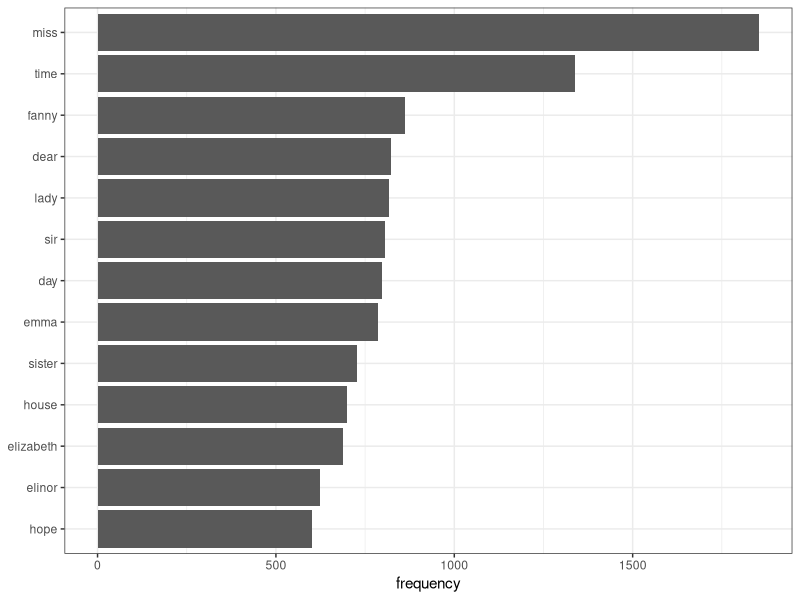

Source code (R): (Note: this script raises an error after producing the figure.)
## ---- chunk 1
library(tidyverse)
library(stringr)

short_string <- "I love Spring"
long_string <- "There's is nothing I love more than 320 in the Spring"
## ---- chunk 2
str_length(c(short_string, long_string))
## ---- chunk 3
str_c(short_string, long_string, sep=". ")
## ---- chunk 4
str_sub(c(short_string, long_string), 2, 5)
## ---- chunk 5
str_trim("    I am padded    ", side="both")
## ---- chunk 6
strs <- c("apple", "banana", "pear")
str_view(strs, "an")
## ---- chunk 7
str_view(strs, ".a.")
str_view(c(strs, "a.c"), "a\\.c")
## ---- chunk 8
str_view(strs, "^a")
str_view(strs, "a$")
str_view(c("apple pie", "apple", "apple cake"), "apple")
str_view(c("apple pie", "apple", "apple cake"), "^apple$")
## ---- chunk 9
str_view(c("t867nine", "gray9"), "[aeiou]|[0-9]")
## ---- chunk 10
str_view(c("color", "colour"), "colou?r")
## ---- chunk 11
fruit <- c("banana", "coconut", "cucumber", "jujube", "papaya", "salal berry")
str_view(fruit, "(..)\\1")
## ---- chunk 12
data(words)

print(head(words))
data_frame(word=words, result=str_detect(words, "^[aeiou]")) %>% sample_n(30)
## ---- chunk 13
data(sentences)
print(head(sentences))

colors <- c("red", "orange", "yellow", "green", "blue", "purple")
colors_re <- str_c(colors, collapse="|")
print(colors_re)

sentences_with_color <- str_subset(sentences, colors_re) %>% head(10)
str_view_all(sentences_with_color, colors_re)
## ---- chunk 14
str_extract(sentences_with_color, colors_re)
## ---- chunk 15
noun_re <- "(a|the) ([^ ]+)"
noun_matches <- sentences %>%
  str_subset(noun_re) %>%
  str_match(noun_re) %>%
  head(10)
noun_matches
## ---- chunk 16
noun_matches[,3]
## ---- chunk 17
sentences %>%
  head(5) %>%
  str_split(" ")
## ---- chunk 18
library(janeaustenr)
library(tidyverse)

original_books <- austen_books() %>%
  group_by(book) %>%
  mutate(linenumber = row_number(),
         chapter = cumsum(str_detect(text, regex("^chapter [\\divxlc]", ignore_case=TRUE)))) %>%
  ungroup()

original_books
## ---- chunk 19
library(tidytext)

tidy_books <- original_books %>%
  unnest_tokens(word, text)
tidy_books
## ---- chunk 20
data(stop_words)

tidy_books <- tidy_books %>%
  anti_join(stop_words, by="word")

tidy_books
## ---- chunk 21
frequent_words <- tidy_books %>%
  count(word, sort=TRUE) %>%
  filter(n > 600)
## ---- chunk 22
frequent_words %>%
  mutate(word = reorder(word, n)) %>%
  ggplot(aes(x=word, y=n)) +
    geom_col() +
    theme_bw() +
    labs(x=NULL, y="frequency") +
    coord_flip()
## ---- chunk 23
library(lubridate)

datetime <- ymd_hms("2016-07-08 12:34:56")

year(datetime)

month(datetime)

day(datetime)

mday(datetime)

yday(datetime)

wday(datetime)
## ---- chunk 24
month(datetime, label=TRUE)
## ---- chunk 25
flights_with_dt <- flights %>%
  mutate(dep_dt=make_datetime(year, month, day, dep_time %/% 100, dep_time %% 100)) %>%
  select(year, month, day, dep_time, dep_dt)
flights_with_dt
## ---- chunk 26
flights_with_dt %>%
  mutate(wday=wday(dep_dt, label=TRUE)) %>%
  ggplot(aes(x=wday)) +
    geom_bar()
